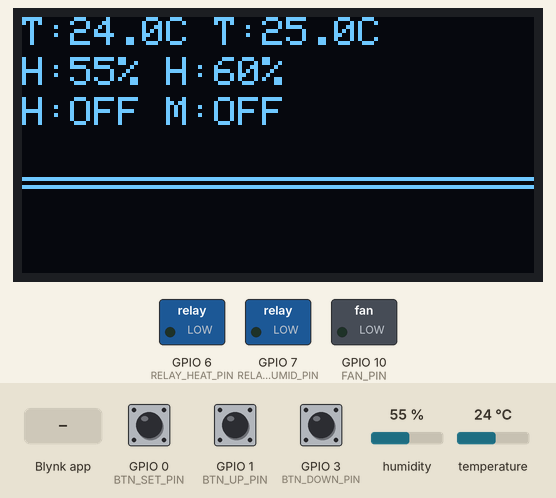
Bench run of a sketch on a simulated ESP32-C3. Parts: 128×64 one-colour display, switched loads named in the sketch (green lamp = pin HIGH). The test bench sets the inputs (shaded band); at power-on: humidity 55 %, GPIO 0 (BTN_SET_PIN) HIGH, GPIO 1 (BTN_UP_PIN) HIGH, GPIO 3 (BTN_DOWN_PIN) HIGH, temperature 24 °C. WiFi joins after 1.5 s; servers stay silent unless stated; what the sketch prints to the serial monitor is not drawn.

Above: at 8.1 s.
8.2 s: Blynk app writes 200 to V0
At 11.6 s:
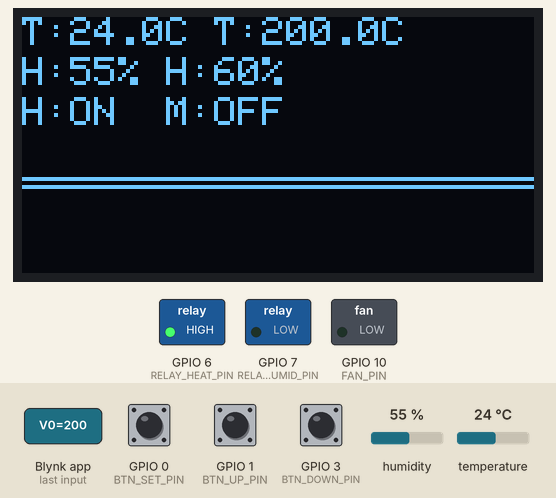
12.4 s: humidity set to 53 %
At 16.4 s:
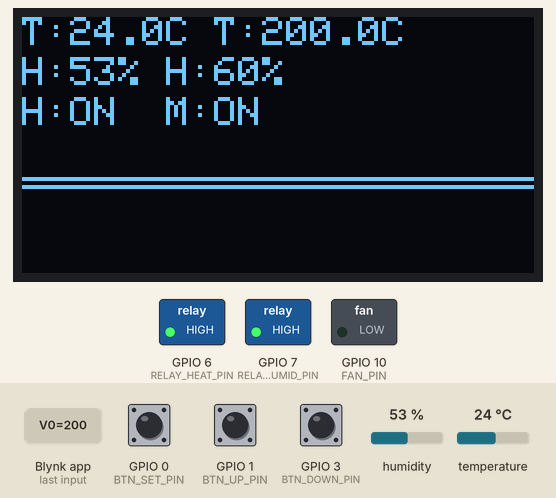
17.4 s: GPIO 0 (BTN_SET_PIN) pulled LOW for 0.15 s
At 19.1 s:
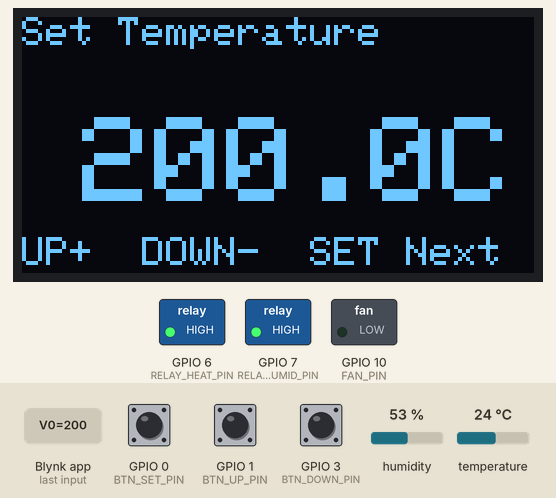
19.4 s: GPIO 1 (BTN_UP_PIN) pulled LOW for 0.15 s
At 20.6 s:
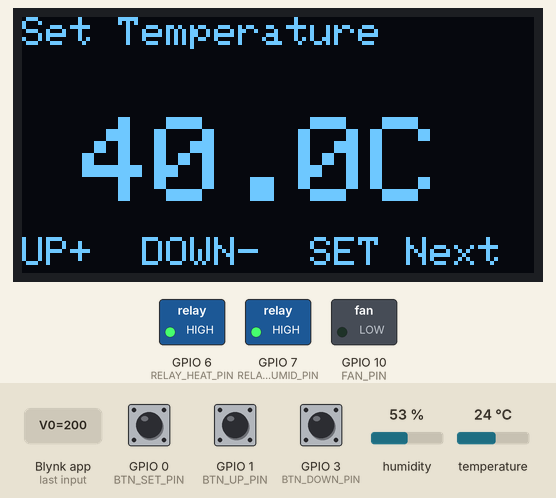
21.4 s: GPIO 0 (BTN_SET_PIN) pulled LOW for 1 s
At 23.4 s:
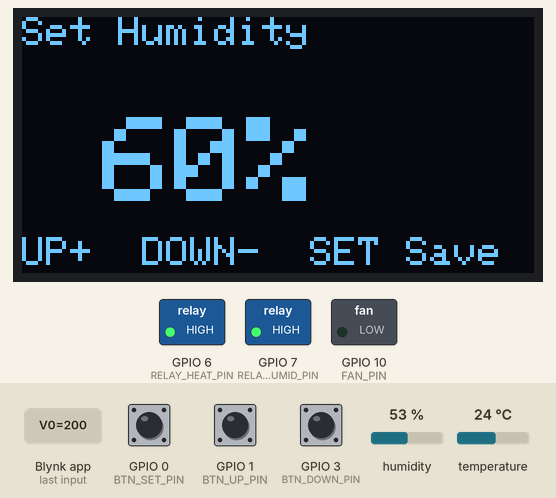
23.9 s: GPIO 3 (BTN_DOWN_PIN) pulled LOW for 0.15 s
At 25.7 s:
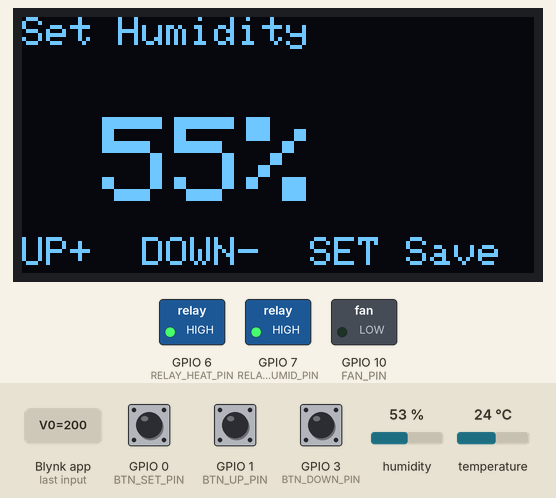
Timing chart, 0 to 27.2 s (numbered marks = the images above; inputs shaded):
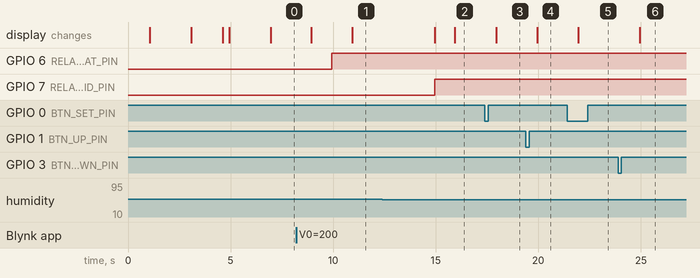

Measured:
- the behaviour switches between 55 and 54 % on humidity (found by bisection; images 1 and 2)
- after the input at 8.2 s, GPIO 6 (RELAY_HEAT_PIN): LOW → HIGH after 1.7 s; the display: first changes after 0.74 s (image 1 shows a later state)
- after the input at 12.4 s, GPIO 7 (RELAY_HUMID_PIN): LOW → HIGH after 2.5 s; the display: first changes after 2.5 s (image 2 shows a later state)
- after the input at 17.4 s, the display: changes after 0.54 s (image 3)
- after the input at 19.4 s, the display: changes after 0.54 s (image 4)
- after the input at 21.4 s, the display: changes after 0.54 s (image 5)
- after the input at 23.9 s, the display: changes after 1.0 s (image 6)

The sketch:

butterfly_incubator.ino
```cpp
/*
 * 蝴蝶孵化箱控制系统
 * 硬件：ESP32-C3, AM2302, OLED SSD1306, 继电器x2, 加热垫, 风扇, 加湿器
 * 功能：温湿度控制、OLED显示曲线、Blynk手机APP控制、按键本地设置
 * 作者：Shichao Chen  12/20/2025
 */

#define BLYNK_PRINT Serial
#define BLYNK_TEMPLATE_ID "TMPL6-RWgnQzO"
#define BLYNK_TEMPLATE_NAME "Butterfly Incubator"
#define BLYNK_DEVICE_NAME "ButterflyIncubator"
#define BLYNK_AUTH_TOKEN "your_auth_token"

#include <WiFi.h>
#include <WiFiManager.h>
#include <BlynkSimpleEsp32.h>
#include <DHT.h>
#include <Adafruit_GFX.h>
#include <Adafruit_SSD1306.h>
#include <SPI.h>
#include <Wire.h>

// ========== 硬件引脚定义（ESP32-C3） ==========
// ESP32-C3 GPIO引脚：0,1,2,3,4,5,6,7,8,9,10,18,19,20,21
// 注意：GPIO8和GPIO9用于USB，避免使用
#define DHTPIN 2           // AM2302数据引脚 (GPIO2)
#define DHTTYPE DHT22     // AM2302等同于DHT22
#define SDA_PIN 4         // OLED I2C SDA (GPIO4)
#define SCL_PIN 5         // OLED I2C SCL (GPIO5)
#define RELAY_HEAT_PIN 6  // 加热垫继电器 (GPIO6)
#define RELAY_HUMID_PIN 7 // 加湿器继电器 (GPIO7)
#define FAN_PIN 10        // 风扇控制（PWM）(GPIO10)
#define BTN_SET_PIN 0     // 设置按键 (GPIO0, 注意：有些板子GPIO0是BOOT按钮)
#define BTN_UP_PIN 1      // 增加按键 (GPIO1)
#define BTN_DOWN_PIN 3    // 减少按键 (GPIO3)

// ========== PWM通道设置 ==========
#define FAN_PWM_CHANNEL 0
#define FAN_PWM_FREQ 5000
#define FAN_PWM_RESOLUTION 8

// ========== OLED显示设置 ==========
#define SCREEN_WIDTH 128
#define SCREEN_HEIGHT 64
#define OLED_RESET -1
Adafruit_SSD1306 display(SCREEN_WIDTH, SCREEN_HEIGHT, &Wire, OLED_RESET);

// ========== DHT传感器 ==========
DHT dht(DHTPIN, DHTTYPE);

// ========== 温湿度控制参数 ==========
float targetTemp = 25.0;      // 目标温度（摄氏度）
float targetHumidity = 60.0;  // 目标湿度（%）
float tempHysteresis = 1.0;    // 温度滞回（避免频繁开关）
float humHysteresis = 5.0;     // 湿度滞回

// ========== 数据记录 ==========
const int MAX_DATA_POINTS = 120;  // OLED可显示的数据点数（128像素宽度）
float tempHistory[MAX_DATA_POINTS];
float humHistory[MAX_DATA_POINTS];
int dataIndex = 0;
unsigned long lastDataUpdate = 0;
const unsigned long DATA_UPDATE_INTERVAL = 30000; // 30秒更新一次数据
float currentTemp = 0;
float currentHum = 0;

// ========== 按键状态 ==========
bool btnSetState = false;
bool btnUpState = false;
bool btnDownState = false;
bool lastBtnSetState = false;
bool lastBtnUpState = false;
bool lastBtnDownState = false;
unsigned long lastDebounceTimeSet = 0;
unsigned long lastDebounceTimeUp = 0;
unsigned long lastDebounceTimeDown = 0;
const unsigned long DEBOUNCE_DELAY = 50;
bool btnSetPressed = false;
bool btnUpPressed = false;
bool btnDownPressed = false;

// ========== 设置模式 ==========
enum SettingMode {
  MODE_NORMAL,
  MODE_SET_TEMP,
  MODE_SET_HUMIDITY,
  MODE_SAVED
};
SettingMode currentMode = MODE_NORMAL;
unsigned long modeTimeout = 0;
const unsigned long MODE_TIMEOUT_MS = 15000; // 15秒无操作退出设置模式
unsigned long savedModeTimeout = 0;
const unsigned long SAVED_MODE_DURATION = 2000; // 保存提示显示2秒

// ========== 定时器 ==========
BlynkTimer timer;

// ========== 函数声明 ==========
void readSensor();
void updateDisplay();
void drawGraph();
void controlDevices();
void handleButtons();
void enterSettingMode(SettingMode mode);
void exitSettingMode();
void updateBlynk();

// ========== Blynk虚拟引脚 ==========
BLYNK_WRITE(V0) { // 目标温度设置
  targetTemp = param.asFloat();
  Serial.print("Blynk设置目标温度: ");
  Serial.println(targetTemp);
}

BLYNK_WRITE(V1) { // 目标湿度设置
  targetHumidity = param.asFloat();
  Serial.print("Blynk设置目标湿度: ");
  Serial.println(targetHumidity);
}

BLYNK_CONNECTED() {
  // 同步虚拟引脚值
  Blynk.syncVirtual(V0);
  Blynk.syncVirtual(V1);
  // 立即更新一次状态
  updateBlynk();
}

// ========== 初始化 ==========
void setup() {
  Serial.begin(115200);
  delay(1000);

  // 初始化引脚
  pinMode(RELAY_HEAT_PIN, OUTPUT);
  pinMode(RELAY_HUMID_PIN, OUTPUT);
  pinMode(FAN_PIN, OUTPUT);
  pinMode(BTN_SET_PIN, INPUT_PULLUP);
  pinMode(BTN_UP_PIN, INPUT_PULLUP);
  pinMode(BTN_DOWN_PIN, INPUT_PULLUP);

  // 初始化继电器（默认关闭）
  digitalWrite(RELAY_HEAT_PIN, LOW);
  digitalWrite(RELAY_HUMID_PIN, LOW);

  // 配置PWM通道（用于风扇控制）
  ledcSetup(FAN_PWM_CHANNEL, FAN_PWM_FREQ, FAN_PWM_RESOLUTION);
  ledcAttachPin(FAN_PIN, FAN_PWM_CHANNEL);
  ledcWrite(FAN_PWM_CHANNEL, 0);

  // 初始化OLED
  Wire.begin(SDA_PIN, SCL_PIN);
  if (!display.begin(SSD1306_SWITCHCAPVCC, 0x3C)) {
    Serial.println(F("SSD1306 Init Error"));
    for (;;);
  }
  display.clearDisplay();
  display.setTextSize(1);
  display.setTextColor(SSD1306_WHITE);
  display.setCursor(0, 0);
  display.println(F("Butterfly Incubator"));
  display.println(F("Initializing..."));
  display.display();

  // 初始化DHT传感器
  dht.begin();
  delay(2000);

  // 初始化数据数组
  for (int i = 0; i < MAX_DATA_POINTS; i++) {
    tempHistory[i] = 0;
    humHistory[i] = 0;
  }

  // 初始化WiFi和Blynk
  WiFiManager wifiManager;
  wifiManager.setConfigPortalTimeout(180); // 3分钟超时
  wifiManager.setAPStaticIPConfig(IPAddress(192,168,4,1), IPAddress(192,168,4,1), IPAddress(255,255,255,0));

  // 显示WiFi配置提示
  display.clearDisplay();
  display.setCursor(0, 0);
  display.println(F("WiFi Config..."));
  display.println(F("AP: ButterflyIncubator"));
  display.println(F("Visit: 192.168.4.1"));
  display.display();

  if (!wifiManager.autoConnect("ButterflyIncubator")) {
    Serial.println("WiFi连接失败，重启中...");
    display.clearDisplay();
    display.setCursor(0, 0);
    display.println(F("WiFi Failed"));
    display.println(F("Restart in 3s..."));
    display.display();
    delay(3000);
    ESP.restart();
  }

  Serial.println("WiFi已连接！");
  Serial.print("IP地址: ");
  Serial.println(WiFi.localIP());

  // 连接Blynk
  display.clearDisplay();
  display.setCursor(0, 0);
  display.println(F("Connecting Blynk..."));
  display.display();

  Blynk.config(BLYNK_AUTH_TOKEN);
  int retryCount = 0;
  while (!Blynk.connect() && retryCount < 10) {
    Serial.print("Blynk连接中... (");
    Serial.print(retryCount + 1);
    Serial.println(")");
    delay(1000);
    retryCount++;
  }

  if (Blynk.connected()) {
    Serial.println("Blynk已连接！");
  } else {
    Serial.println("Blynk连接失败，但系统将继续运行");
  }

  // 设置定时器
  timer.setInterval(2000L, readSensor);      // 每2秒读取传感器
  timer.setInterval(1000L, updateDisplay);   // 每1秒更新显示
  timer.setInterval(5000L, controlDevices);  // 每5秒控制设备
  timer.setInterval(50L, handleButtons);     // 每50ms处理按键（提高响应速度）
  timer.setInterval(5000L, updateBlynk);     // 每5秒更新Blynk

  display.clearDisplay();
  display.setCursor(0, 0);
  display.println(F("System Ready"));
  display.print(F("IP: "));
  display.println(WiFi.localIP());
  display.display();
  delay(2000);
}

// ========== 主循环 ==========
void loop() {
  Blynk.run();
  timer.run();

  // 检查设置模式超时
  if (currentMode != MODE_NORMAL && currentMode != MODE_SAVED && millis() > modeTimeout) {
    exitSettingMode();
  }

  // 检查保存提示模式超时
  if (currentMode == MODE_SAVED && millis() > savedModeTimeout) {
    currentMode = MODE_NORMAL;
  }
}

// ========== 读取传感器数据 ==========
void readSensor() {
  float h = dht.readHumidity();
  float t = dht.readTemperature();

  if (isnan(h) || isnan(t)) {
    Serial.println("DHT传感器读取失败！");
    return;
  }

  // 更新当前值
  currentTemp = t;
  currentHum = h;

  // 更新数据历史（每30秒记录一次）
  if (millis() - lastDataUpdate >= DATA_UPDATE_INTERVAL) {
    tempHistory[dataIndex] = t;
    humHistory[dataIndex] = h;
    dataIndex = (dataIndex + 1) % MAX_DATA_POINTS;
    lastDataUpdate = millis();
  }

  Serial.print("温度: ");
  Serial.print(t);
  Serial.print("°C, 湿度: ");
  Serial.print(h);
  Serial.println("%");
}

// ========== 更新OLED显示 ==========
void updateDisplay() {
  display.clearDisplay();

  if (currentMode == MODE_NORMAL) {
    // 正常显示模式：显示当前值和曲线
    // 显示当前温湿度
    display.setTextSize(1);
    display.setCursor(0, 0);
    display.print(F("T:"));
    display.print(currentTemp, 1);
    display.print(F("C T:"));
    display.print(targetTemp, 1);
    display.print(F("C"));

    display.setCursor(0, 10);
    display.print(F("H:"));
    display.print(currentHum, 0);
    display.print(F("% H:"));
    display.print(targetHumidity, 0);
    display.print(F("%"));

    // 显示设备状态
    display.setCursor(0, 20);
    display.print(F("H:"));
    display.print(digitalRead(RELAY_HEAT_PIN) ? "ON " : "OFF");
    display.print(F(" M:"));
    display.print(digitalRead(RELAY_HUMID_PIN) ? "ON" : "OFF");

    // 绘制温湿度曲线
    drawGraph();
  } else if (currentMode == MODE_SET_TEMP) {
    // 设置温度模式
    display.setTextSize(1);
    display.setCursor(0, 0);
    display.print(F("Set Temperature"));
    display.setTextSize(3);
    display.setCursor(15, 25);
    display.print(targetTemp, 1);
    display.print(F("C"));
    display.setTextSize(1);
    display.setCursor(0, 55);
    display.print(F("UP+  DOWN-  SET Next"));
  } else if (currentMode == MODE_SET_HUMIDITY) {
    // 设置湿度模式
    display.setTextSize(1);
    display.setCursor(0, 0);
    display.print(F("Set Humidity"));
    display.setTextSize(3);
    display.setCursor(20, 25);
    display.print(targetHumidity, 0);
    display.print(F("%"));
    display.setTextSize(1);
    display.setCursor(0, 55);
    display.print(F("UP+  DOWN-  SET Save"));
  } else if (currentMode == MODE_SAVED) {
    // 保存成功提示
    display.setTextSize(2);
    display.setCursor(25, 20);
    display.print(F("Saved"));
    display.setTextSize(1);
    display.setCursor(15, 45);
    display.print(F("Back to Normal"));
  }

  display.display();
}

// ========== 绘制温湿度曲线 ==========
void drawGraph() {
  // 找到最小最大值
  float minTemp = 100, maxTemp = -100;
  float minHum = 100, maxHum = 0;
  int validTempPoints = 0;
  int validHumPoints = 0;

  for (int i = 0; i < MAX_DATA_POINTS; i++) {
    if (tempHistory[i] > 0) {
      validTempPoints++;
      if (tempHistory[i] < minTemp) minTemp = tempHistory[i];
      if (tempHistory[i] > maxTemp) maxTemp = tempHistory[i];
    }
    if (humHistory[i] > 0) {
      validHumPoints++;
      if (humHistory[i] < minHum) minHum = humHistory[i];
      if (humHistory[i] > maxHum) maxHum = humHistory[i];
    }
  }

  // 如果没有有效数据，使用当前值作为默认范围
  if (validTempPoints == 0) {
    minTemp = currentTemp - 5;
    maxTemp = currentTemp + 5;
  }
  if (validHumPoints == 0) {
    minHum = currentHum - 10;
    maxHum = currentHum + 10;
  }

  // 添加一些边距
  float tempRange = maxTemp - minTemp;
  float humRange = maxHum - minHum;
  if (tempRange < 5) {
    float center = (minTemp + maxTemp) / 2;
    minTemp = center - 2.5;
    maxTemp = center + 2.5;
    tempRange = 5;
  }
  if (humRange < 10) {
    float center = (minHum + maxHum) / 2;
    minHum = center - 5;
    maxHum = center + 5;
    humRange = 10;
  }

  // 绘制温度曲线（上半部分，32-40像素）
  int graphYTop = 32;
  int graphYBottom = 40;
  int graphHeight = graphYBottom - graphYTop;
  int graphWidth = 128;

  // 只绘制有效数据点
  int pointsToDraw = min(MAX_DATA_POINTS, graphWidth);

  for (int i = 1; i < pointsToDraw; i++) {
    int idx1 = (dataIndex - i - 1 + MAX_DATA_POINTS) % MAX_DATA_POINTS;
    int idx2 = (dataIndex - i + MAX_DATA_POINTS) % MAX_DATA_POINTS;

    if (tempHistory[idx1] > 0 && tempHistory[idx2] > 0) {
      int x1 = graphWidth - i;
      int x2 = graphWidth - i + 1;
      int y1 = graphYBottom - map((int)(tempHistory[idx1] * 10), (int)(minTemp * 10), (int)(maxTemp * 10), 0, graphHeight);
      int y2 = graphYBottom - map((int)(tempHistory[idx2] * 10), (int)(minTemp * 10), (int)(maxTemp * 10), 0, graphHeight);
      // 限制Y坐标在范围内
      y1 = constrain(y1, graphYTop, graphYBottom);
      y2 = constrain(y2, graphYTop, graphYBottom);
      display.drawLine(x1, y1, x2, y2, SSD1306_WHITE);
    }
  }

  // 绘制湿度曲线（下半部分，42-57像素）
  graphYTop = 42;
  graphYBottom = 57;
  graphHeight = graphYBottom - graphYTop;

  for (int i = 1; i < pointsToDraw; i++) {
    int idx1 = (dataIndex - i - 1 + MAX_DATA_POINTS) % MAX_DATA_POINTS;
    int idx2 = (dataIndex - i + MAX_DATA_POINTS) % MAX_DATA_POINTS;

    if (humHistory[idx1] > 0 && humHistory[idx2] > 0) {
      int x1 = graphWidth - i;
      int x2 = graphWidth - i + 1;
      int y1 = graphYBottom - map((int)(humHistory[idx1] * 10), (int)(minHum * 10), (int)(maxHum * 10), 0, graphHeight);
      int y2 = graphYBottom - map((int)(humHistory[idx2] * 10), (int)(minHum * 10), (int)(maxHum * 10), 0, graphHeight);
      // 限制Y坐标在范围内
      y1 = constrain(y1, graphYTop, graphYBottom);
      y2 = constrain(y2, graphYTop, graphYBottom);
      display.drawLine(x1, y1, x2, y2, SSD1306_WHITE);
    }
  }

  // 绘制分隔线
  display.drawLine(0, 40, 128, 40, SSD1306_WHITE);
  display.drawLine(0, 42, 128, 42, SSD1306_WHITE);
}

// ========== 控制设备 ==========
void controlDevices() {
  // 使用全局变量中的当前值（已在readSensor中更新）
  if (isnan(currentTemp) || isnan(currentHum)) {
    return;
  }

  // 控制加热垫
  if (currentTemp < targetTemp - tempHysteresis) {
    digitalWrite(RELAY_HEAT_PIN, HIGH);
  } else if (currentTemp > targetTemp + tempHysteresis) {
    digitalWrite(RELAY_HEAT_PIN, LOW);
  }

  // 控制加湿器
  if (currentHum < targetHumidity - humHysteresis) {
    digitalWrite(RELAY_HUMID_PIN, HIGH);
  } else if (currentHum > targetHumidity + humHysteresis) {
    digitalWrite(RELAY_HUMID_PIN, LOW);
  }

  // 控制风扇（当温度过高时开启）
  if (currentTemp > targetTemp + 3) {
    ledcWrite(FAN_PWM_CHANNEL, 255); // 全速
  } else if (currentTemp > targetTemp + 1) {
    ledcWrite(FAN_PWM_CHANNEL, 128); // 半速
  } else {
    ledcWrite(FAN_PWM_CHANNEL, 0); // 关闭
  }
}

// ========== 处理按键 ==========
void handleButtons() {
  // 跳过保存提示模式下的按键处理
  if (currentMode == MODE_SAVED) {
    return;
  }

  // 读取按键状态（低电平有效）
  bool currentBtnSet = !digitalRead(BTN_SET_PIN);
  bool currentBtnUp = !digitalRead(BTN_UP_PIN);
  bool currentBtnDown = !digitalRead(BTN_DOWN_PIN);

  // 设置按键防抖处理
  if (currentBtnSet != lastBtnSetState) {
    lastDebounceTimeSet = millis();
  }
  if ((millis() - lastDebounceTimeSet) > DEBOUNCE_DELAY) {
    // 防抖时间已过，检查状态是否稳定
    if (currentBtnSet != btnSetState) {
      // 状态发生变化，检查是否是按下事件（从低到高）
      if (currentBtnSet && !btnSetState) {
        btnSetPressed = true;
      }
      btnSetState = currentBtnSet;
    }
    lastBtnSetState = btnSetState;
  } else {
    // 防抖中，保持上次状态
    lastBtnSetState = currentBtnSet;
  }

  // 增加按键防抖处理
  if (currentBtnUp != lastBtnUpState) {
    lastDebounceTimeUp = millis();
  }
  if ((millis() - lastDebounceTimeUp) > DEBOUNCE_DELAY) {
    if (currentBtnUp != btnUpState) {
      if (currentBtnUp && !btnUpState) {
        btnUpPressed = true;
      }
      btnUpState = currentBtnUp;
    }
    lastBtnUpState = btnUpState;
  } else {
    lastBtnUpState = currentBtnUp;
  }

  // 减少按键防抖处理
  if (currentBtnDown != lastBtnDownState) {
    lastDebounceTimeDown = millis();
  }
  if ((millis() - lastDebounceTimeDown) > DEBOUNCE_DELAY) {
    if (currentBtnDown != btnDownState) {
      if (currentBtnDown && !btnDownState) {
        btnDownPressed = true;
      }
      btnDownState = currentBtnDown;
    }
    lastBtnDownState = btnDownState;
  } else {
    lastBtnDownState = currentBtnDown;
  }

  // 处理按键事件（只处理一次按下事件）
  if (btnSetPressed) {
    btnSetPressed = false;
    // 设置按键：切换设置模式
    if (currentMode == MODE_NORMAL) {
      enterSettingMode(MODE_SET_TEMP);
      Serial.println("进入温度设置模式");
    } else if (currentMode == MODE_SET_TEMP) {
      enterSettingMode(MODE_SET_HUMIDITY);
      Serial.println("进入湿度设置模式");
    } else if (currentMode == MODE_SET_HUMIDITY) {
      exitSettingMode();
      Serial.println("保存设置并退出");
    }
  }

  if (btnUpPressed) {
    btnUpPressed = false;
    // 增加按键
    if (currentMode == MODE_SET_TEMP) {
      targetTemp += 0.5;
      if (targetTemp > 40) targetTemp = 40;
      modeTimeout = millis() + MODE_TIMEOUT_MS;
      Serial.print("设置温度: ");
      Serial.println(targetTemp);
    } else if (currentMode == MODE_SET_HUMIDITY) {
      targetHumidity += 5;
      if (targetHumidity > 95) targetHumidity = 95;
      modeTimeout = millis() + MODE_TIMEOUT_MS;
      Serial.print("设置湿度: ");
      Serial.println(targetHumidity);
    }
  }

  if (btnDownPressed) {
    btnDownPressed = false;
    // 减少按键
    if (currentMode == MODE_SET_TEMP) {
      targetTemp -= 0.5;
      if (targetTemp < 10) targetTemp = 10;
      modeTimeout = millis() + MODE_TIMEOUT_MS;
      Serial.print("设置温度: ");
      Serial.println(targetTemp);
    } else if (currentMode == MODE_SET_HUMIDITY) {
      targetHumidity -= 5;
      if (targetHumidity < 20) targetHumidity = 20;
      modeTimeout = millis() + MODE_TIMEOUT_MS;
      Serial.print("设置湿度: ");
      Serial.println(targetHumidity);
    }
  }
}

// ========== 进入设置模式 ==========
void enterSettingMode(SettingMode mode) {
  currentMode = mode;
  modeTimeout = millis() + MODE_TIMEOUT_MS;
}

// ========== 退出设置模式 ==========
void exitSettingMode() {
  // 同步到Blynk
  Blynk.virtualWrite(V0, targetTemp);
  Blynk.virtualWrite(V1, targetHumidity);

  // 显示保存成功提示
  currentMode = MODE_SAVED;
  savedModeTimeout = millis() + SAVED_MODE_DURATION;

  Serial.println("设置已保存");
}

// ========== 更新Blynk ==========
void updateBlynk() {
  // 使用全局变量中的当前值
  if (!isnan(currentTemp) && !isnan(currentHum)) {
    Blynk.virtualWrite(V2, currentTemp);  // 当前温度
    Blynk.virtualWrite(V3, currentHum);   // 当前湿度
    Blynk.virtualWrite(V4, targetTemp);   // 目标温度
    Blynk.virtualWrite(V5, targetHumidity); // 目标湿度
    Blynk.virtualWrite(V6, digitalRead(RELAY_HEAT_PIN) ? 1 : 0); // 加热状态
    Blynk.virtualWrite(V7, digitalRead(RELAY_HUMID_PIN) ? 1 : 0); // 加湿状态
  }
}
```
